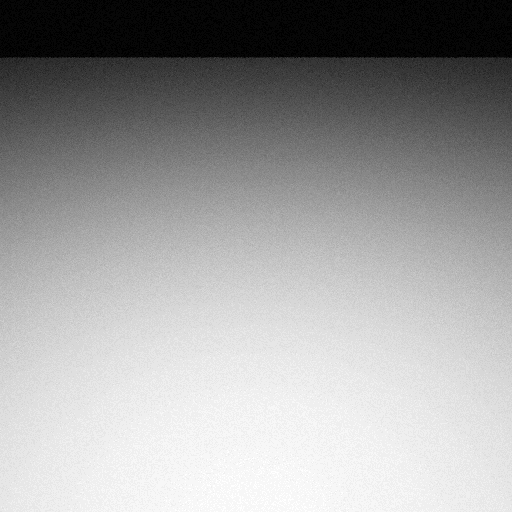
#> input picture data/benchmarks/method_A_cloth.png, 512 x 512 px
$ python make_benchmark_collage.py
#> lines starting #> are read from the running program, lines starting #| are printed output that depends on the picture; after the words box and inside, x2 and y2 are one past the last pixel; in counts of white or black regions, pixels touching at a corner belong together

import cv2
import numpy as np
import os

def main():
    base_dir = "data/benchmarks"
    files = ["method_A_cloth.png", "method_D_pickplace.png", "method_B_doc3d.png", "method_F_voronoi.png", "method_E_creases.png", "method_G_mathmap.png"]
    labels = ["A: Cloth", "D: Cloth (P&D)", "B: Doc3D (GT)", "F: Voronoi", "E: Map (Static)", "G: Map + Math"]
    images = []

    for f, label in zip(files, labels):
        path = os.path.join(base_dir, f)
        if not os.path.exists(path):
            print(f"Missing: {path}")
            continue

        img = cv2.imread(path)
#> img is the input picture: shape (512, 512, 3); min 0, max 32, mean 19.8
        # Add label
        cv2.putText(img, label, (30, 40), cv2.FONT_HERSHEY_SIMPLEX, 0.8, (0, 0, 255), 2)
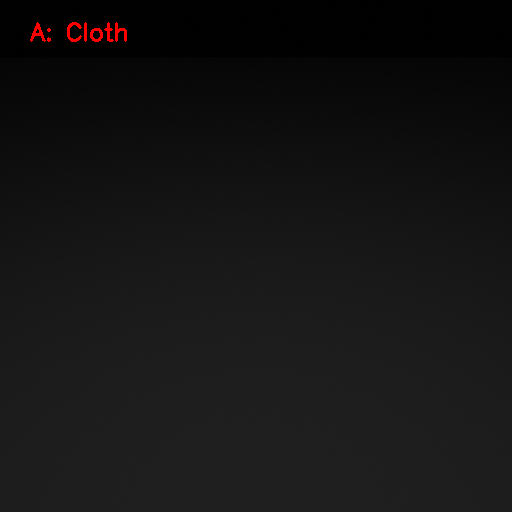
#> img: shape (512, 512, 3); 0.24% of pixels changed, all inside (x1, y1, x2, y2) = (30, 22, 127, 42)
        images.append(img)

    if not images:
        return

    # Resize to same height just in case
    h = min(img.shape[0] for img in images)
    images = [cv2.resize(img, (int(img.shape[1] * h / img.shape[0]), h)) for img in images]

    collage = np.hstack(images)
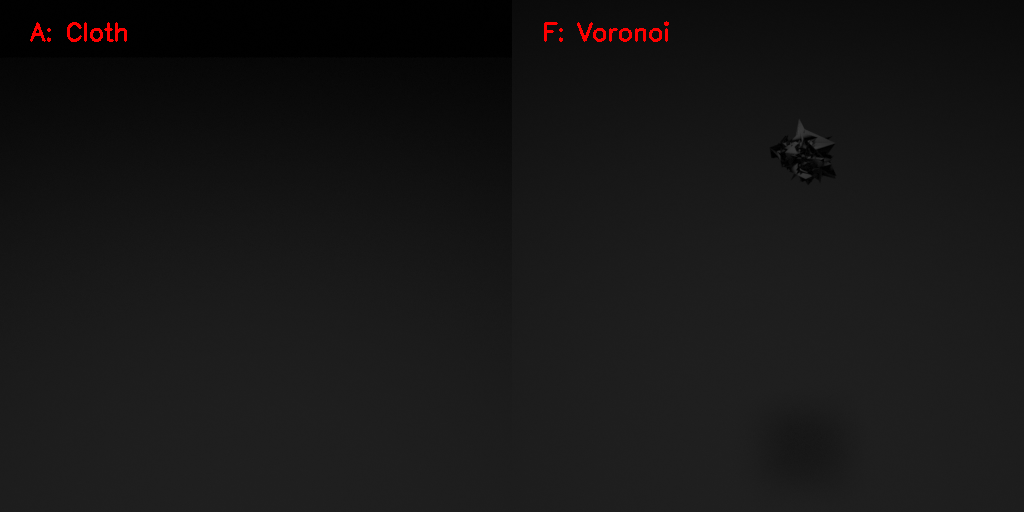
#> collage: shape (512, 1024, 3); mean of channels 0, 1, 2 22.2, 22.2, 22.9; drawn as B, G, R
    out_path = os.path.join(base_dir, "comparison_frame42.png")
    cv2.imwrite(out_path, collage)
    print(f"Saved {out_path}")

if __name__ == "__main__":
    main()
